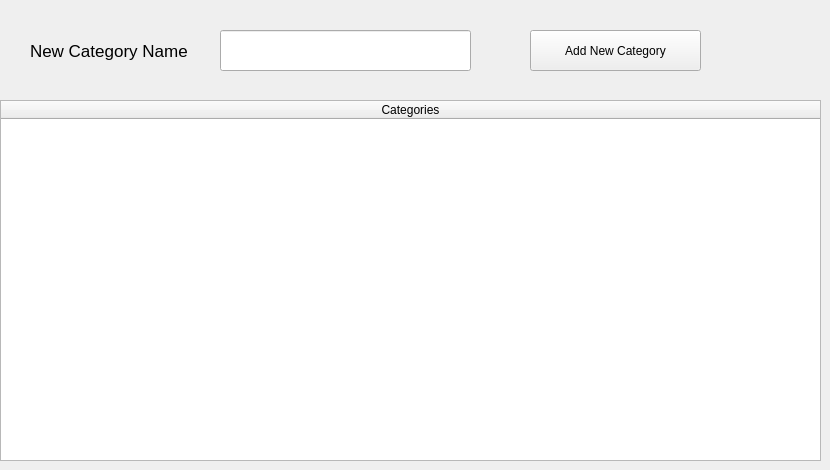
      <widget class="QWidget" name="tab_10">
       <attribute name="title">
        <string>Categories</string>
       </attribute>
       <widget class="QTableWidget" name="Setting_Category_Table">
        <property name="geometry">
         <rect>
          <x>0</x>
          <y>100</y>
          <width>821</width>
          <height>361</height>
         </rect>
        </property>
        <property name="maximumSize">
         <size>
          <width>954</width>
          <height>361</height>
         </size>
        </property>
        <property name="statusTip">
         <string/>
        </property>
        <property name="autoFillBackground">
         <bool>true</bool>
        </property>
        <property name="frameShape">
         <enum>QFrame::StyledPanel</enum>
        </property>
        <property name="lineWidth">
         <number>5</number>
        </property>
        <property name="horizontalScrollBarPolicy">
         <enum>Qt::ScrollBarAsNeeded</enum>
        </property>
        <property name="sizeAdjustPolicy">
         <enum>QAbstractScrollArea::AdjustToContents</enum>
        </property>
        <property name="editTriggers">
         <set>QAbstractItemView::NoEditTriggers</set>
        </property>
        <property name="showGrid">
         <bool>true</bool>
        </property>
        <attribute name="horizontalHeaderStretchLastSection">
         <bool>true</bool>
        </attribute>
        <column>
         <property name="text">
          <string>Categories</string>
         </property>
        </column>
       </widget>
       <widget class="QLabel" name="label_39">
        <property name="geometry">
         <rect>
          <x>30</x>
          <y>30</y>
          <width>181</width>
          <height>41</height>
         </rect>
        </property>
        <property name="font">
         <font>
          <pointsize>13</pointsize>
         </font>
        </property>
        <property name="text">
         <string>New Category Name</string>
        </property>
       </widget>
       <widget class="QLineEdit" name="Setting_Category_Textbox">
        <property name="geometry">
         <rect>
          <x>220</x>
          <y>30</y>
          <width>251</width>
          <height>41</height>
         </rect>
        </property>
       </widget>
       <widget class="QPushButton" name="Setting_AddNewCategory_Button">
        <property name="geometry">
         <rect>
          <x>530</x>
          <y>30</y>
          <width>171</width>
          <height>41</height>
         </rect>
        </property>
        <property name="text">
         <string>Add New Category</string>
        </property>
       </widget>
      </widget>
